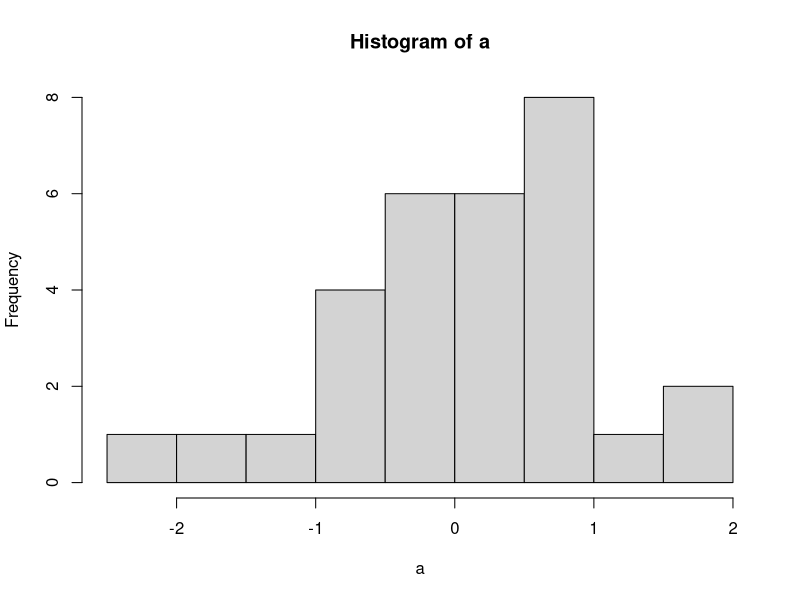
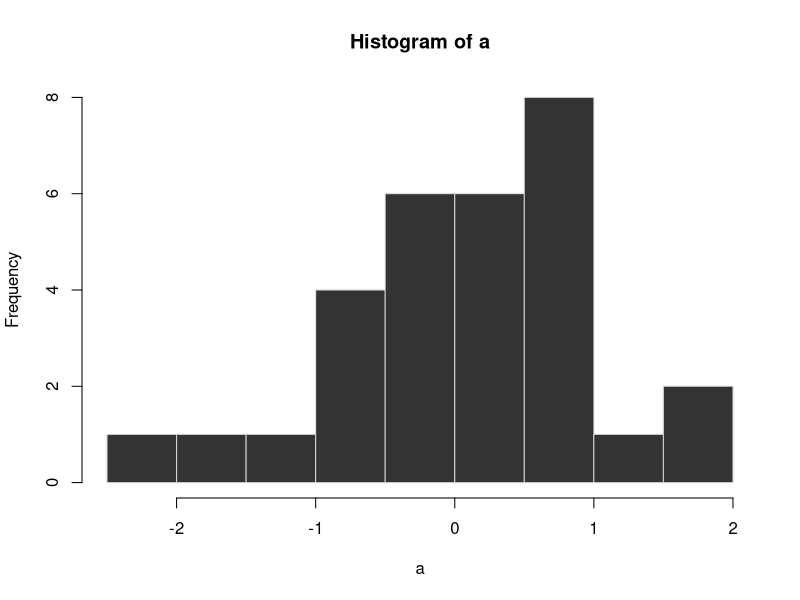
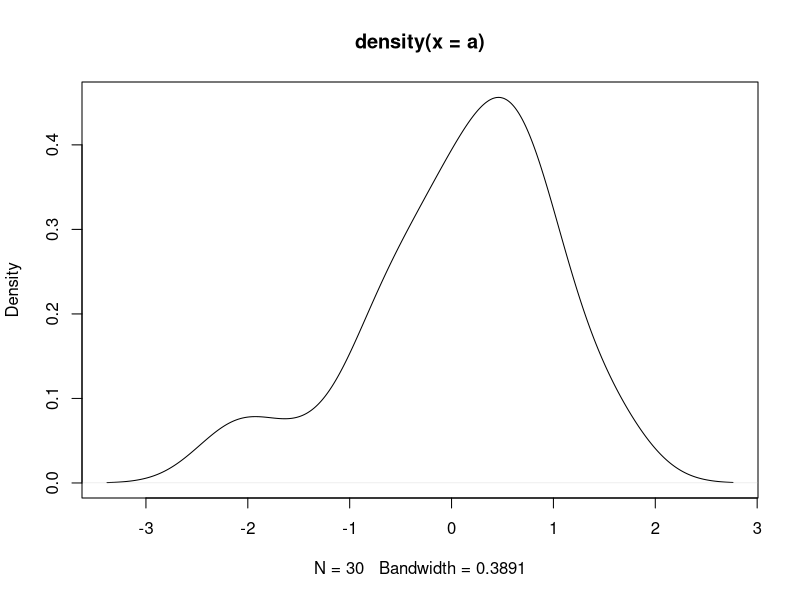
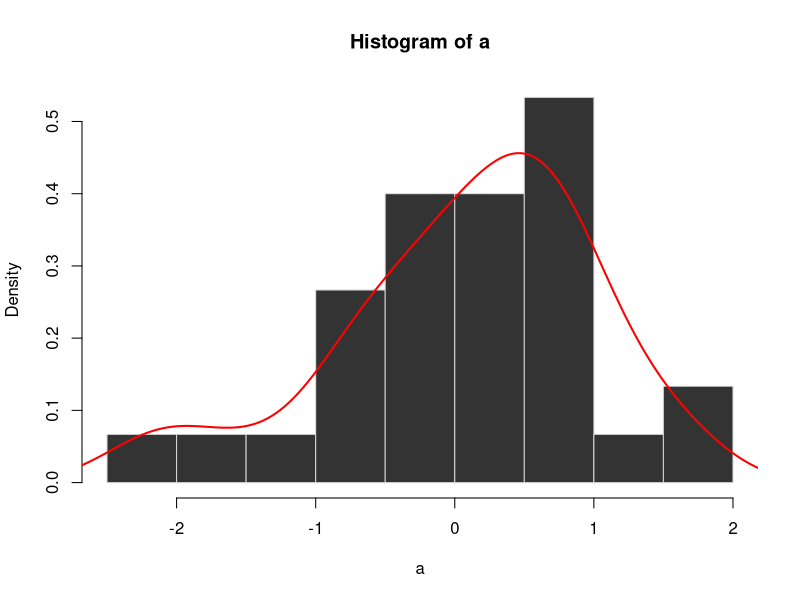
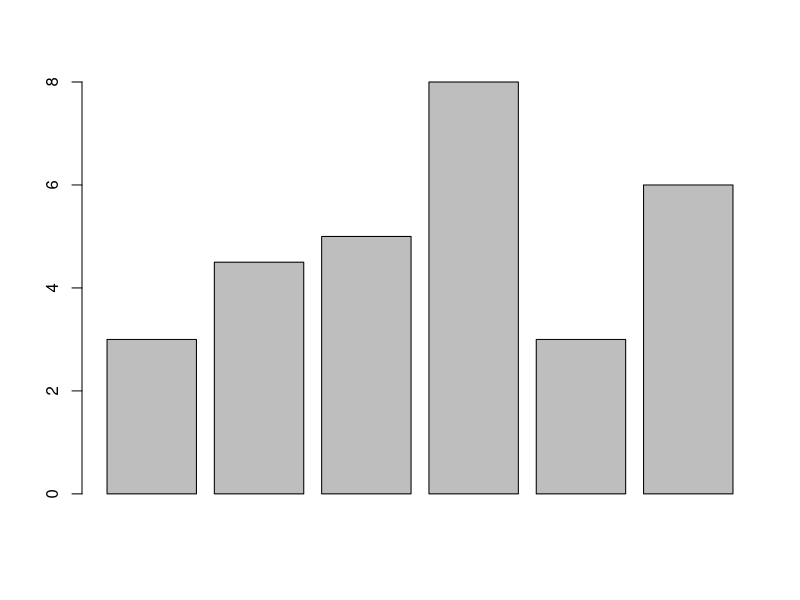
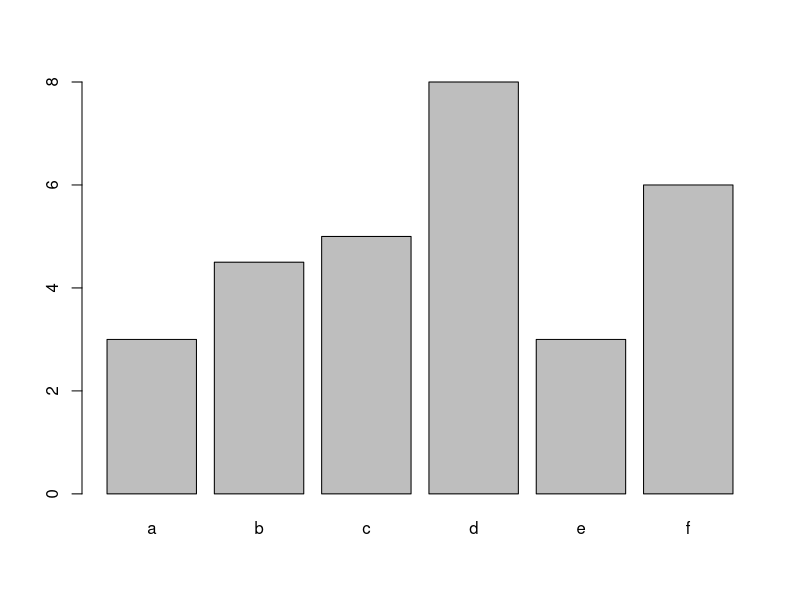
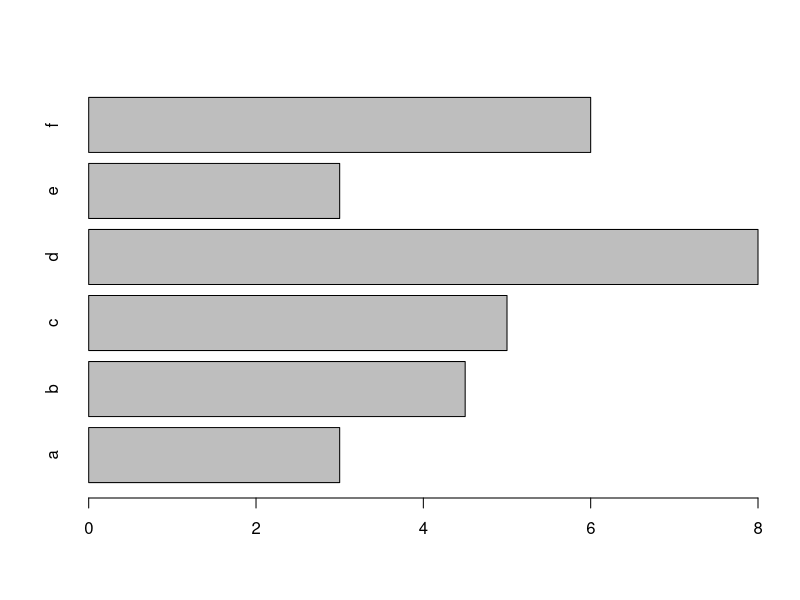
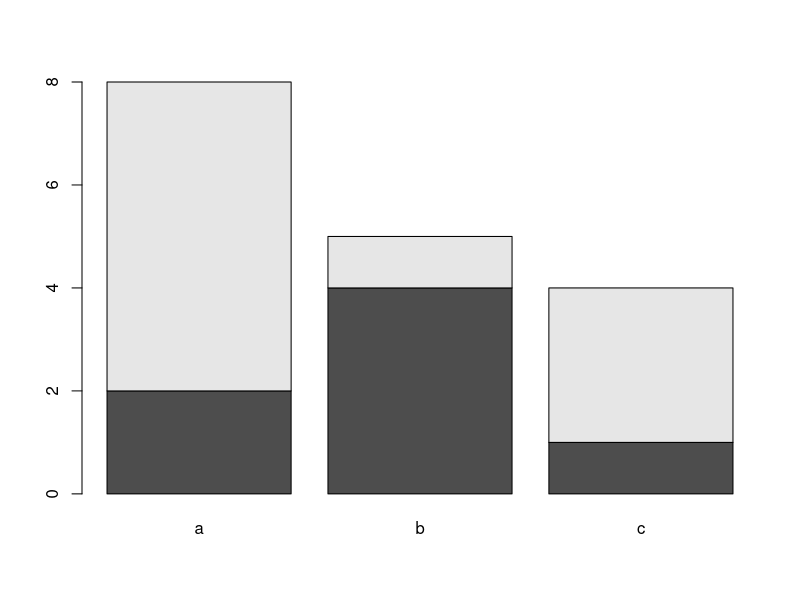

Write R code to recreate these figures, in order.
#' # Plots as data summary #
#'
#' While we can use tables and statistics to summarize data, it is often use to visually summarize data.
#' This script describes how to produce some common summary plots.
#'
#' ## Histogram ##
#'
#' The simplest plot is a histogram, which shows the frequencies of different values in a distribution.
#' Drawing a basic histogram in R is easy.
#' First, let's generate a random vector:
set.seed(1)
a <- rnorm(30)
#' Then we can draw a histogram of the data:
hist(a)
#' This isn't the most attractive plot, though, and we can easily make it look different:
hist(a,col='gray20',border='lightgray')
#'
#' ## Density plot ##
#'
#' Another approach to summarizing the distribution of a variable is a density plot.
#' This visualization is basically a "smoothed" histogram and it's easy to plot, too.
plot(density(a))
#'
#' Clearly, the two plots give us similar information. We can even overlay them.
#' Doing so requires a few modifications to our code, though.
hist(a, freq=FALSE, col='gray20',border='lightgray')
lines(density(a), col='red', lwd=2)
#'
#'
#' ## Barplot ##
#'
#' One of the simplest data summaries is a barplot.
#' Like a histogram, it shows bars. But those bars are statistics rather than just counts (though they could be counts).
#' We can make a barplot from a vector of numeric values:
b <- c(3, 4.5, 5, 8, 3, 6)
barplot(b)
#' The result is something visually very similar to the histogram.
#' We can easily label the bars by specifying a `names.arg` parameter:
barplot(b, names.arg=letters[1:6])
#' We can also turn the plot on its side, if that looks better:
barplot(b, names.arg=letters[1:6], horiz=TRUE)
#'
#' We can also create a stacked barplot by providing a matrix rather than a vector of input data.
#' Let's say we have counts of two types of objects (e.g., coins) from three groups:
d <- rbind(c(2,4,1), c(6,1,3))
d
barplot(d, names.arg=letters[1:3])
#' Instead of stacking the bars of each type, we can present them side by side using the `beside` parameter:
barplot(d, names.arg=letters[1:3], beside=TRUE)
#'
#'
#' ## Dotchart ##
#'
#' Rather than waste a lot of ink on bars, we can see the same kinds of relationships in dotcharts.
dotchart(b, labels=letters[1:6])
#' As we can see, the barplot and the dotchart communicate the same information in more or less the same way:
layout(matrix(1:2, nrow=1))
barplot(b, names.arg=letters[1:6], horiz=TRUE, las=2)
dotchart(b, labels=letters[1:6], xlim=c(0,8))
#'
#'
#' ## Boxplot ##
#'
#' It is often helpful to describe the distribution of those data with a box plot.
#' The boxplot describes any continuous vector of data by showing the five number summary and any outliers:
boxplot(a)
#' It can also compare distributions in two or more groups:
e <- rnorm(100,1,1)
f <- rnorm(100,2,4)
boxplot(e,f)
#' We can also use a "formula" description of data if one of our variables describes which group our observations fall into:
g1 <- c(e,f)
g2 <- rep(c(1,2),each=100)
boxplot(g1 ~ g2)
#' As we can see, both of these last two plots are identical. They're just different ways of telling `boxplot` what to plot.
#'
#'
#' ## Scatterplot ##
#'
#' When we want to describe the relationships among variables, we often want a scatterplot.
x1 <- rnorm(1000)
x2 <- rnorm(1000)
x3 <- x1 + x2
x4 <- x1 + x3
#' We can draw a scatterplot in one of two ways.
#' (1) Naming vectors as sequential arguments:
plot(x1,x2)
#' (2) Using a "formula" interface:
plot(x2~x1)
#' We can plot the relationship between `x1` and the three other variables:
layout(matrix(1:3,nrow=1))
plot(x1,x2)
plot(x1,x3)
plot(x1,x4)
#' We can also use the `pairs` function to do this for all relationships between all variables:
pairs(~x1+x2+x3+x4)
#' This allows us to visualize a lot of information very quickly.
#'